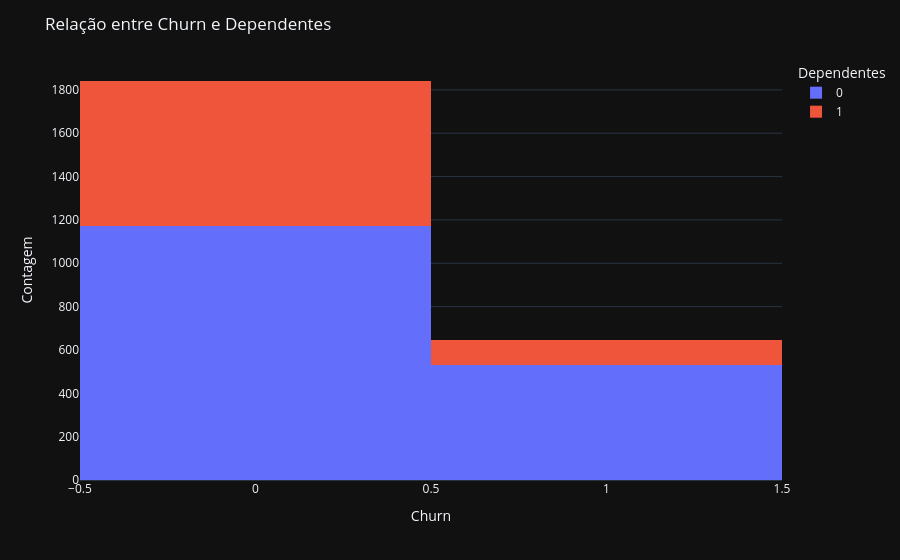

The code cell stored with this chart in its notebook:
### Markdown cell above
5. A maioria dos casos de Churn são de pessoas que não possuem dependentes, o que faz sentido visto que, com dependentes, é necessário que se tenha uma estabilidade maior para gerenciar as contas. Nesse caso, o oferecimento de contratos anuais ou bianuais volta a fazer sentido para não perder essa quantidade de clientes.

### Code cell
fig = px.histogram(df, x='Churn', color='Dependents', barmode='stack')

fig.update_layout(title='Relação entre Churn e Dependentes',
                  xaxis_title='Churn',
                  yaxis_title='Contagem',
                  legend_title='Dependentes')
fig.show()

### Figure 1 — Plotly figure (JSON) as saved in the notebook; plotly's stock layout.template omitted (floating-point values rounded to 4 significant figures; data arrays with more than 128 entries replaced by an {"elided": "..."} marker saying what was removed)
{"data": [{"bingroup": "x", "hovertemplate": "Dependents=0<br>Churn=%{x}<br>count=%{y}<extra></extra>", "legendgroup": "0", "marker": {"color": "#636efa", "pattern": {"shape": ""}}, "name": "0", "orientation": "v", "showlegend": true, "x": {"elided": "1705 int values"}, "xaxis": "x", "yaxis": "y", "type": "histogram"}, {"bingroup": "x", "hovertemplate": "Dependents=1<br>Churn=%{x}<br>count=%{y}<extra></extra>", "legendgroup": "1", "marker": {"color": "#EF553B", "pattern": {"shape": ""}}, "name": "1", "orientation": "v", "showlegend": true, "x": {"elided": "783 int values"}, "xaxis": "x", "yaxis": "y", "type": "histogram"}], "layout": {"xaxis": {"anchor": "y", "domain": [0.0, 1.0], "title": {"text": "Churn"}}, "yaxis": {"anchor": "x", "domain": [0.0, 1.0], "title": {"text": "Contagem"}}, "legend": {"title": {"text": "Dependentes"}, "tracegroupgap": 0}, "margin": {"t": 60}, "barmode": "stack", "title": {"text": "Relação entre Churn e Dependentes"}}}
